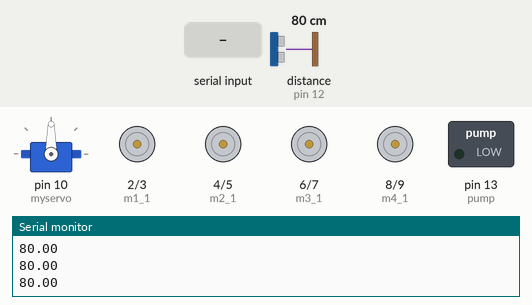
This sketch was run on a simulated Arduino Uno, built with avr-gcc and run on an emulated ATmega328P. On the bench: servo, motor-driver pin pairs drawn as motors (green arrow = first pin HIGH = forward, orange = second pin HIGH = backward, longer = more drive), switched loads named in the sketch (green lamp = pin HIGH), the last lines printed to the serial monitor. The inputs (shaded band) are chosen by the test bench; at power-on: distance to the obstacle (sensor on pin 12) 80 cm.

Above: at 1.3 s.
1.4 s: "F" received over Serial
At 1.9 s:
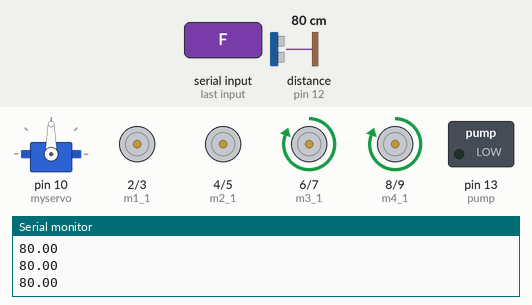
3.0 s: "B" received over Serial
At 3.7 s:
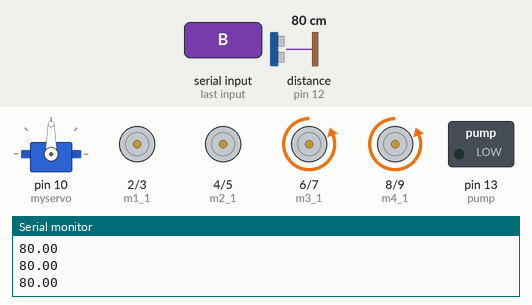
4.5 s: "L" received over Serial
At 5.5 s:
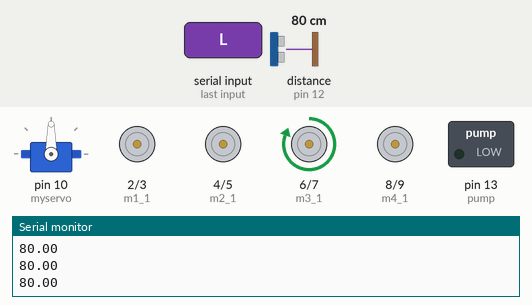
6.0 s: "R" received over Serial
At 7.2 s:
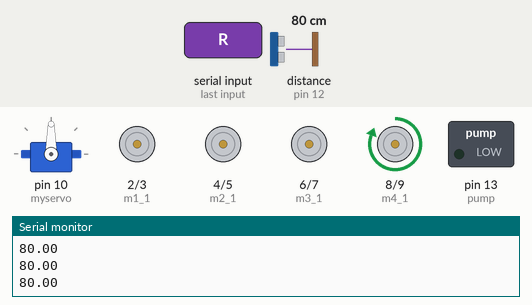
7.5 s: "1" received over Serial
At 8.7 s:
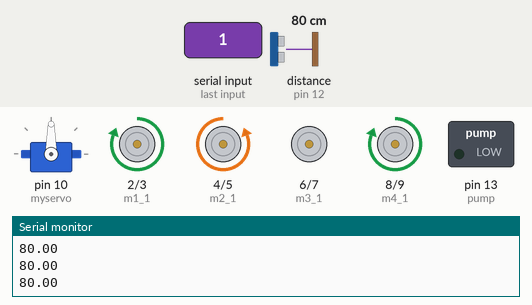
9.0 s: "S" received over Serial
At 9.6 s:
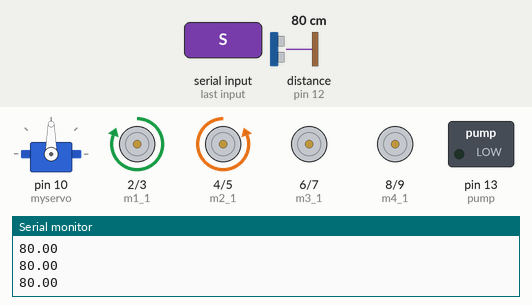
Timing chart, 0 to 11.6 s (numbered marks = the images above; inputs shaded):
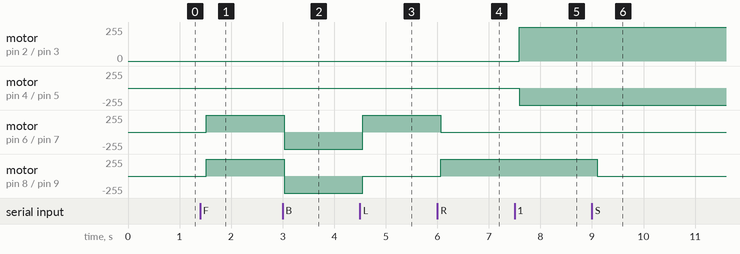

Measured:
- after the input at 1.4 s, motor on pin 6 (m3_1) / pin 7 (m3_2), motor on pin 8 (m4_1) / pin 9 (m4_2): stopped → forward 255/255 after 0.12 s
- after the input at 3.0 s, motor on pin 6 (m3_1) / pin 7 (m3_2), motor on pin 8 (m4_1) / pin 9 (m4_2): forward 255/255 → backward 255/255 at once
- after the input at 4.5 s, motor on pin 6 (m3_1) / pin 7 (m3_2): backward 255/255 → forward 255/255 after 0.05 s; motor on pin 8 (m4_1) / pin 9 (m4_2): backward 255/255 → stopped after 0.05 s
- after the input at 6.0 s, motor on pin 6 (m3_1) / pin 7 (m3_2): forward 255/255 → stopped after 0.07 s; motor on pin 8 (m4_1) / pin 9 (m4_2): stopped → forward 255/255 after 0.07 s
- after the input at 7.5 s, motor on pin 2 (m1_1) / pin 3 (m1_2): stopped → forward 255/255 after 0.09 s; motor on pin 4 (m2_1) / pin 5 (m2_2): stopped → backward 255/255 after 0.09 s
- after the input at 9.0 s, motor on pin 8 (m4_1) / pin 9 (m4_2): forward 255/255 → stopped after 0.10 s

The sketch:

mop.ino
```cpp
#include <SoftwareSerial.h>
#include <Servo.h>
#include <HCSR04.h>
SoftwareSerial BlueTooth(5, 6); // (TXD, RXD) of HC-06
Servo myservo;
UltraSonicDistanceSensor distanceSensor(11, 12);

const int m1_1 = 2;
const int m1_2 = 3;
const int m2_1 = 4;
const int m2_2 = 5;
const int m3_1 = 6;
const int m3_2 = 7;
const int m4_1 = 8;
const int m4_2 = 9;
const int pump = 13;

char BT_input; // to store input character received via BT.

void setup()
{
  myservo.attach(10);
  pinMode(m1_1, OUTPUT);
  pinMode(m1_2, OUTPUT);
  pinMode(m2_1, OUTPUT);
  pinMode(m2_2, OUTPUT);
  pinMode(m3_1, OUTPUT);
  pinMode(m3_2, OUTPUT);
  pinMode(m4_1, OUTPUT);
  pinMode(m4_2, OUTPUT);
  pinMode(pump, OUTPUT);
  digitalWrite(m1_1,LOW);
  digitalWrite(m1_2,LOW);
  digitalWrite(m2_1,LOW);
  digitalWrite(m2_2,LOW);
  digitalWrite(m3_1,LOW);
  digitalWrite(m3_2,LOW);
  digitalWrite(m4_1,LOW);
  digitalWrite(m4_2,LOW);
  digitalWrite(pump,LOW);
  BlueTooth.begin(9600);
  Serial.begin(9600);
}

void loop()
{
  Serial.println(distanceSensor.measureDistanceCm());
  delay(500);

  if (Serial.available())
 {
    BT_input=(Serial.read());
    if (BT_input=='F')
    {
      digitalWrite(m3_1, HIGH);
      digitalWrite(m3_2, LOW);
      digitalWrite(m4_1, HIGH);
      digitalWrite(m4_2, LOW);
     }
    if (BT_input=='B')
    {
      digitalWrite(m3_1, LOW);
      digitalWrite(m3_2, HIGH);
      digitalWrite(m4_1, LOW);
      digitalWrite(m4_2, HIGH);
     }
   if (BT_input=='L')
    {
      digitalWrite(m3_1, HIGH);
      digitalWrite(m3_2, LOW);
      digitalWrite(m4_1, LOW);
      digitalWrite(m4_2, LOW);
    }
    if (BT_input=='R')
    {
      digitalWrite(m3_1, LOW);
      digitalWrite(m3_2, LOW);
      digitalWrite(m4_1, HIGH);
      digitalWrite(m4_2, LOW);
    }
    if (BT_input=='S')
    {
      digitalWrite(m3_1, LOW);
      digitalWrite(m3_2, LOW);
      digitalWrite(m4_1, LOW);
      digitalWrite(m4_2, LOW);
    }
    if (BT_input=='1')
    {
      digitalWrite(m1_1, HIGH);
      digitalWrite(m1_2, LOW);
      digitalWrite(m2_1, LOW);
      digitalWrite(m2_2, HIGH);
    }
    if (BT_input=='2')
    {
      digitalWrite(m1_1, LOW);
      digitalWrite(m1_2, HIGH);
      digitalWrite(m2_1, HIGH);
      digitalWrite(m2_2, LOW);
    }
    if (BT_input=='3')
    {
      digitalWrite(m1_1, LOW);
      digitalWrite(m1_2, LOW);
      digitalWrite(m2_1, LOW);
      digitalWrite(m2_2, LOW);
    }
    if(BT_input == 'P')
    {
      myservo.write(90);
      }
      if(BT_input == 'D')
    {
      myservo.write(0);
      }
      if(BT_input == 'W')
      {
        digitalWrite(pump,HIGH);
        }
        if(BT_input == 'O')
      {
        digitalWrite(pump,LOW);
        }
        if(BT_input == 'U')
        {
          if(distanceSensor.measureDistanceCm() < 20)
        {
          digitalWrite(m3_1, HIGH);
          digitalWrite(m3_2, LOW);
          digitalWrite(m4_1, LOW);
          digitalWrite(m4_2, LOW);
          delay(1500);
          digitalWrite(m3_1, HIGH);
          digitalWrite(m3_2, LOW);
          digitalWrite(m4_1, HIGH);
          digitalWrite(m4_2, LOW);
          }
        }

   // You may add other if else condition here.
  }
}
```
